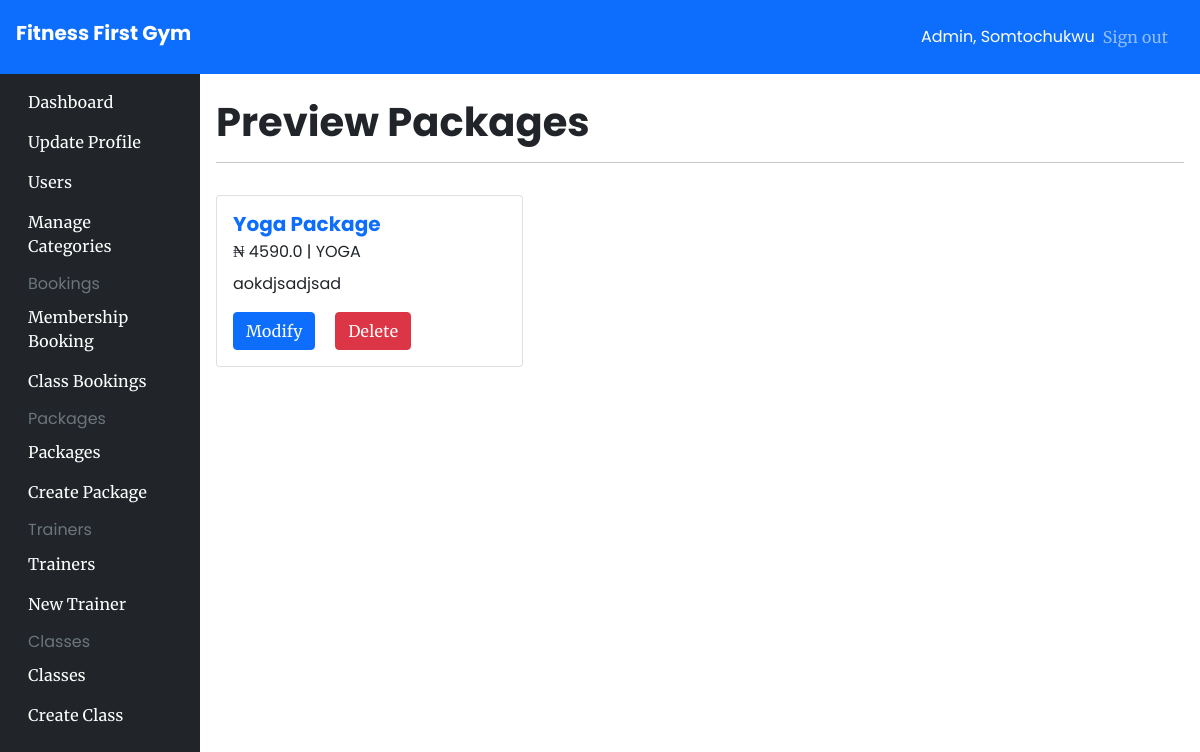
Page /admin/package/all (signed in) on the earlier database version.
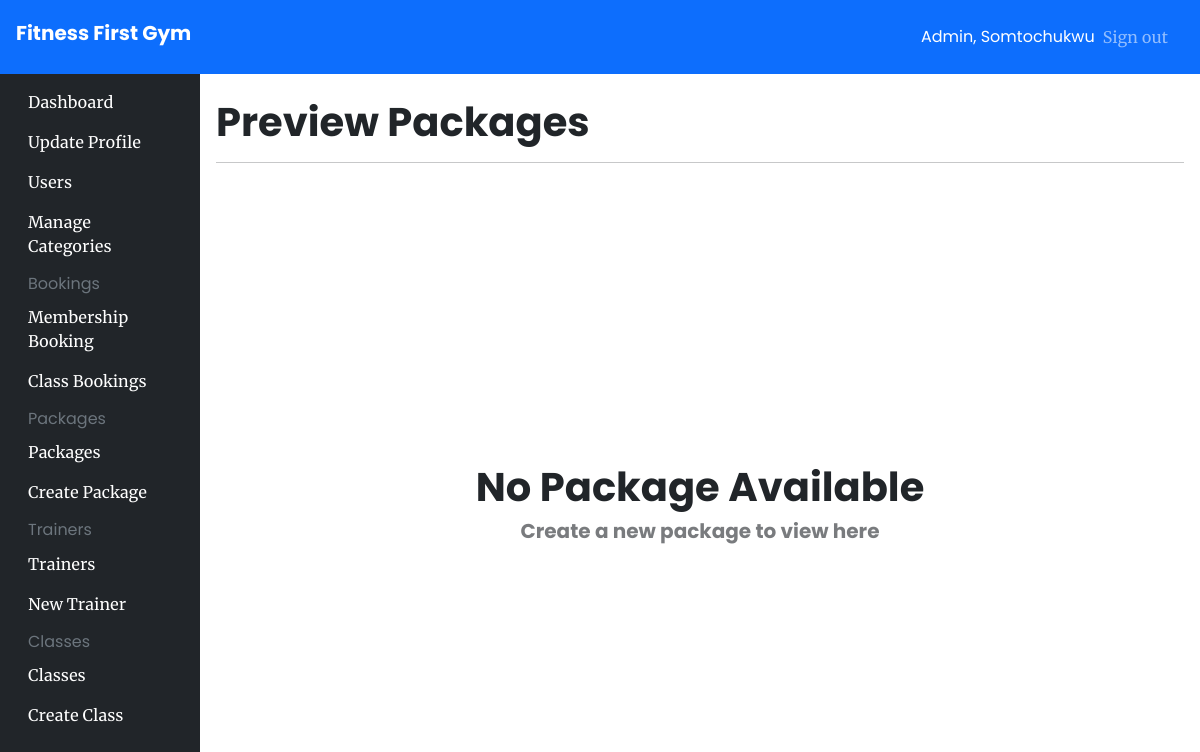
Same page on the later database version.
### app/models/Package.py (models this page shows)
class Package(db.Model):
    id = db.Column(db.Integer, primary_key=True)
    name = db.Column(db.String(100), unique=True)
    price = db.Column(db.Float)
    description = db.Column(db.String(100))
    premium = db.Column(db.Boolean, default=True)
    package_id = db.Column(db.Integer, db.ForeignKey('package_type.id'))
    package_type = db.relationship('PackageType', backref=db.backref('package', lazy='dynamic'))
    category_id = db.Column(db.Integer, db.ForeignKey('category.id'))
    category = db.relationship('Category', backref=db.backref('packages', lazy='dynamic'))

class Category(db.Model):
    id = db.Column(db.Integer, primary_key=True)
    name = db.Column(db.String(50), unique=True)

### app/admin_views.py (the view)
@app.route('/admin/package/all')
@login_required
@authorize_request
def all_packages():
   packages = Package.query.all()
   return render_template('pages/admin/packages/preview.html', packages=packages)

### app/admin_views.py (called while the page is built)
def authorize_request(view_func):
   @wraps(view_func)
   def wrapped_view(*args, **kwargs):
      try:
         if current_user.isAdmin:
               return view_func(*args, **kwargs)
         else:
            flash('Unauthorized')
            return redirect('/')
      except Exception as error:
         return render_template('pages/error/500.html', error=error)
   return wrapped_view

### app/models/__init__.py (called while the page is built)
@login_manager.user_loader
def load_user(id):
    return User.query.get(id)

### app/templates/pages/admin/packages/preview.html (shortened to what this page needs)
{% extends "components/admin_base.html" %}
{% block content %}
<h1 class="my-2">Preview Packages</h1>
<hr />
{% if not packages %}
<div class="container my-4" style="min-height: 80vh; display: grid; place-content: center;">
    <h1 class="text-center">No Package Available</h1>
    <p class="h5 text-center" style="opacity: .6;">Create a new package to view here</p>
</div>
{% else %}
<div class="row row-cols-1 row-cols-md-2 row-cols-lg-3 row align-items-stretch justify-content-start card-deck">
    {% for package in packages %}
    <div class="col gy-3">
        <div class="card h-100">
            <div class="card-body d-flex flex-column">
                <h5 class="card-title text-primary">{{package.name}}</h5>
                <p class="card-subtitle mb-2 text-body-secondary"> ₦ {{package.price}} | {{package.category.name}}</p>
                <p class="card-text">{{package.description}}</p>
                <div class="mt-auto">
                    <a href="/admin/package/edit/{{package.id}}" class="card-link btn btn-primary">Modify</a>
                    <a href="/admin/package/delete/{{package.id}}" class="card-link btn btn-danger">Delete</a>
                </div>
            </div>
        </div>
    </div>
    {% endfor %}
</div>
{% endif %}
{% endblock content %}

Differences in the rows shown:
removed Package: name "Yoga Package", price "4590.0", category.name "YOGA", description "aokdjsadjsad"
Other differences:
text now shown: "No Package Available Create a new package to view here"
